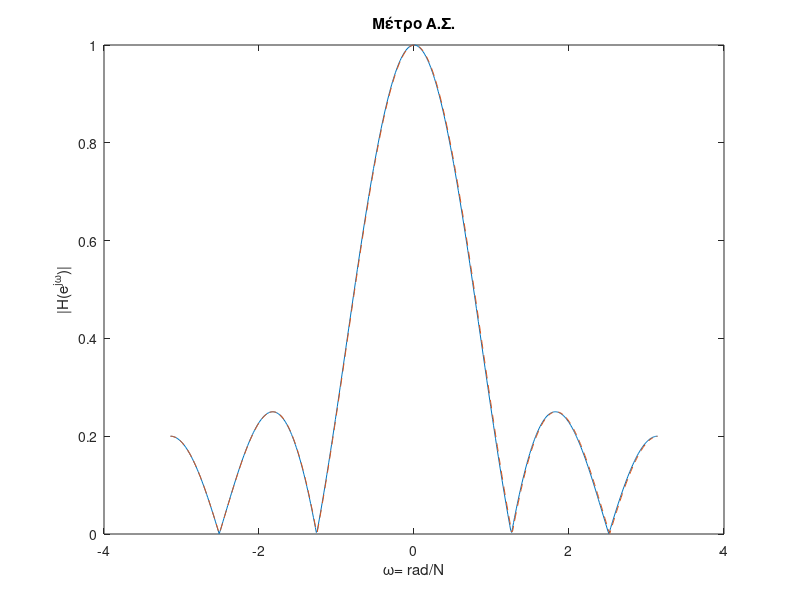
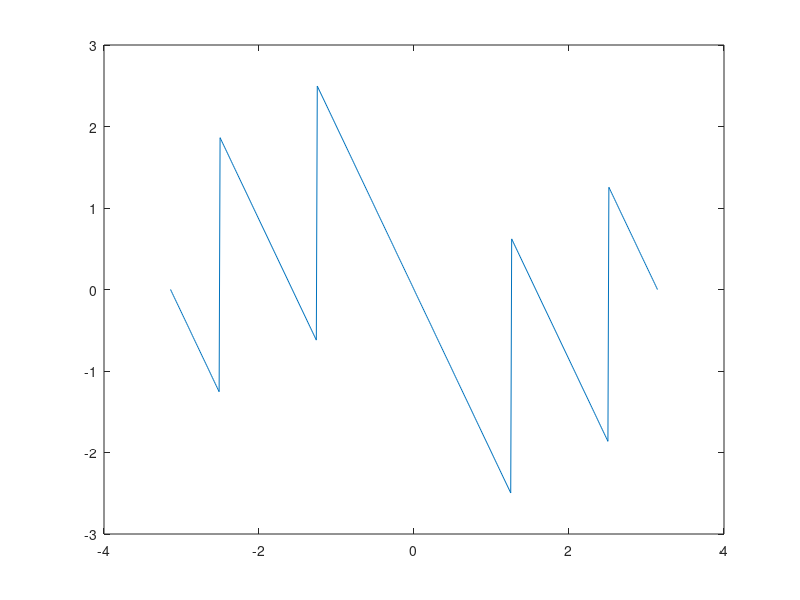

Source code (MATLAB) for these figures, in order: (Note: this script raises an error after producing the figures.)
%Συντελεστές moving average filter 5 σημείων
a= (1/5)*ones(1,5); %[1/5 1/5 1/5 1/5 1/5]

N= 512;
omega= linspace(-pi, pi, N);

%α) H(e^{jω}) από ορισμό DTFT
ejw= exp(-1j*omega); %εδώ παίρνουμε -j
H_dtft= (1/5)*(1+ejw+ejw.^2+ejw.^3+ejw.^4);

%β) H(e^{jω}) από μετασχηματισμό-Z
H_z= H_dtft;

%γ) H(e^{jω}) από freqz
w_f= 0:0.1:2*pi;
[H_f, w_f]= freqz(a, 1, N, 'whole');
H_fshift= fftshift(H_f);

%Αποτελέσματα
figure;
plot(omega, abs(H_dtft));
hold on;
plot(omega, abs(H_fshift), '--');
xlabel('ω= rad/N');
ylabel('|H(e^{j\omega})|');
title('Μέτρο Α.Σ.');

figure;
plot(omega, angle(H_dtft));
hold on;
plot(w_fshift, angle(H_fshift), '--');
xlabel('ω= rad/N');
ylabel('H(e^{j\omega})');
title('Φάση Α.Σ.');
